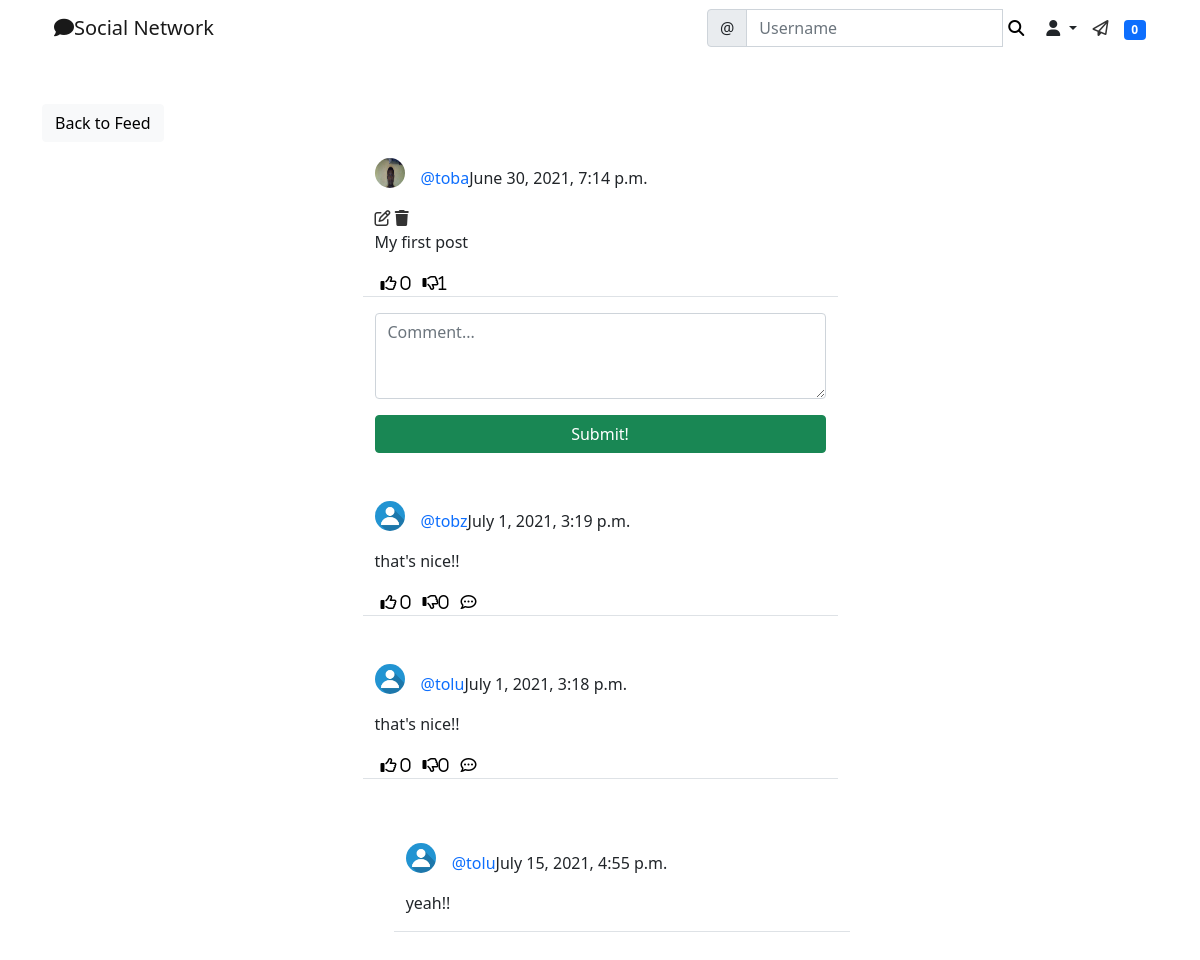
The app's page /social/post/1/ (signed in) with its own data.
### social/models.py (models this page shows)
class Post(models.Model):
    body = models.TextField()
    image = models.ImageField(upload_to= 'uploads/post_photos', blank=True, null=True)
    created_on = models.DateTimeField(default=timezone.now)
    author = models.ForeignKey(User, on_delete=models.CASCADE)
    likes = models.ManyToManyField(User, blank=True, related_name='likes')
    dislikes = models.ManyToManyField(User, blank=True, related_name='dislikes')

class UserProfile(models.Model):
    user = models.OneToOneField(User, primary_key=True, verbose_name='user', related_name='profile', on_delete=models.CASCADE)
    name = models.CharField(max_length=30, blank=True, null=True)
    bio = models.TextField(max_length=500, blank=True, null=True)
    birth_date = models.DateField(blank=True, null=True)
    location = models.CharField(max_length=100, blank=True, null=True)
    picture = models.ImageField(upload_to='uploads/profile_pictures', default='uploads/profile_pictures/default.png', blank= True)
    followers = models.ManyToManyField(User, blank=True, related_name='followers')

class Comment(models.Model):
    comment = models.TextField()
    created_on = models.DateTimeField(default=timezone.now)
    author = models.ForeignKey(User, on_delete=models.CASCADE)
    post = models.ForeignKey('Post', on_delete=models.CASCADE)
    likes = models.ManyToManyField(User, blank=True, related_name='comment_likes')
    dislikes = models.ManyToManyField(User, blank=True, related_name='comment_dislikes')
    parent = models.ForeignKey('self', on_delete=models.CASCADE, blank=True, null=True, related_name='+')
    @property
    def children(self):
        return Comment.objects.filter(parent=self).order_by('-created_on').all()
    @property
    def is_parent(self):
        if self.parent is None:
            return True
        return False

### social/views.py (the view, shortened to what this page needs)
# urls.py: path('post/<int:pk>/', PostDetailView.as_view(), name='post-detail'),
class PostDetailView(LoginRequiredMixin, View):
    def get(self, request, pk, *args, **kwargs):
        post = Post.objects.get(pk=pk)
        form = CommentForm()
        comments = Comment.objects.filter(post= post).order_by('-created_on')
        context= {
            'post': post,
            'form': form,
            'comments': comments,
        }
        return render(request, 'social/post_detail.html', context)

### social/forms.py
class CommentForm(forms.ModelForm):
    comment = forms.CharField(
        label= '',
        widget= forms.Textarea(attrs={
            'rows': 3,
            'placeholder': 'Comment...'
        })
    )
    class Meta:
        model = Comment
        fields = ['comment']

### landing/templatetags/custom_tags.py (called while the page is built)
@register.inclusion_tag('social/show_notifications.html', takes_context=True)
def show_notifications(context):
    request_user = context['request'].user
    notifications = Notification.objects.filter(to_user=request_user).exclude(user_has_seen=True).order_by('-date')
    return {'notifications':notifications}

### social/templates/social/post_detail.html (shortened to what this page needs)
{% extends 'landing/base.html' %}
{% load crispy_forms_tags %}
{% load static %}
{% block content %}
<div class="container">
    <div class="row mt-5">
        <div class="col-md-5 col-sm-6">
           <a href="{% url 'post-list' %}" class="btn btn-light">Back to Feed</a>
        </div>
    </div>
    <div class="row justify-content-center mt-3">
        <div class="col-md-5 col-sm-12 border-bottom">
                <div>
                    <a href="{% url 'profile' post.author.profile.pk %}">
                        <img class="rounded-circle post-img" height="30" width="30"
                        src="{{ post.author.profile.picture.url }}" alt="profile picture">
                    </a>
                    <p class="post-text">
                        <a href="{% url 'profile' post.author.profile.pk %}"
                        class="text-primary post-link">@{{ post.author }}</a>{{ post.created_on }}
                    </p>
                </div>
                {% if request.user == post.author %}
                    <a href="{% url 'post-edit' post.pk %}" class="edit-color"> <i class="far fa-edit"></i></a>
                    <a href="{% url 'post-delete' post.pk %}" class="edit-color"> <i class="fas fa-trash"></i></a>
                {% endif %}
            <p>{{ post.body }}</p>
            <div class="d-flex flex-row">
                <form method="POST" action="{% url 'like' post.pk %}">
                    <button class="remove-default-btn" type="submit">
                        <i class="far fa-thumbs-up"> <span> {{ post.likes.all.count }}</span></i>
                    </button>
                </form>
                <form method="POST" action="{% url 'dislike' post.pk %}">
                    <button class="remove-default-btn" type="submit">
                        <i class="far fa-thumbs-down">{{ post.dislikes.all.count }}</i>
                    </button>
                </form>
            </div>
        </div>
    </div>
    <div class="row justify-content-center mt-3 mb-5">
        <div class="col-md-5 col-sm-12">
           <form action="" method="POST">
               {{ form | crispy }}
               <div class="d-grid gap-2">
                   <button class="btn btn-success mt-3">Submit!</button>
               </div>
           </form>
        </div>
    </div>
    {% for comment in comments %}
    {% if comment.is_parent %}
    <div class="row justify-content-center mt-3 mb-5">
        <div class="col-md-5 col-sm-12 border-bottom">
                <div>
                    <a href="{% url 'profile' comment.author.profile.pk %}">
                        <img class="rounded-circle post-img" height="30" width="30"
                        src="{{ comment.author.profile.picture.url }}" alt="profile picture">
                    </a>
                    <p class="post-text">
                        <a href="{% url 'profile' comment.author.profile.pk %}"
                        class="text-primary post-link">@{{ comment.author }}</a>{{ comment.created_on }}
                    </p>
                </div>
                <p>{{ comment.comment }}</p>
            <div class="d-flex flex-row">
                <form method="POST" action="{% url 'comment-like' post.pk comment.pk %}">
                    <button class="remove-default-btn" type="submit">
                        <i class="far fa-thumbs-up"> <span> {{ comment.likes.all.count }}</span></i>
                    </button>
                </form>
                <form method="POST" action="{% url 'comment-dislike' post.pk comment.pk %}">
                    <button class="remove-default-btn" type="submit">
                        <i class="far fa-thumbs-down">{{ comment.dislikes.all.count }}</i>
                    </button>
                </form>
                <div>
                    <button class="remove-default-btn"><i class="far fa-comment-dots"
                         onclick="commentReplyToggle('{{ comment.pk }}')"></i></button>
                </div>
            </div>
        </div>
    </div>
    {% for child_comment in comment.children %}
        <div class="row justify-content-center mt-3 mb-5 child-comment">
            <div class="col-md-5 col-sm-12 border-bottom">
                <p>
                    <div>
                        <a href="{% url 'profile' child_comment.author.profile.pk %}">
                            <img class="rounded-circle post-img" height="30" width="30"
                            src="{{ child_comment.author.profile.picture.url }}" alt="profile picture">
                        </a>
                        <p class="post-text">
                            <a href="{% url 'profile' child_comment.author.profile.pk %}"
                            class="text-primary post-link">@{{ child_comment.author }}</a>{{ child_comment.created_on }}
                        </p>
                    </div>
                </p>
                <p>{{ child_comment.comment }}</p>
            </div>
        </div>
    {% endfor %}
    {% endif %}
    {% endfor %}
</div>
{% endblock content %}

### static/styles.css (style rules this page uses)
.remove-default-btn { background-color: transparent; border: none; box-shadow: none; }
.edit-color { color: #333; }
.post-link { text-decoration: none; }
.post-text { padding-top: 0.5rem; }
.post-img { float: left; margin-right: 1rem; }
.child-comment { margin-left: 2rem; }

### records on screen
Post: author.profile.picture (picture), author "toba", created_on "June 30, 2021, 7:14 p.m.", body "My first post", likes.all.count "0", dislikes.all.count "1"
Comment: author.profile.picture (placeholder picture), author "tobz", created_on "July 1, 2021, 3:19 p.m.", comment "that's nice!!", likes.all.count "0", dislikes.all.count "0"
Comment: author.profile.picture (placeholder picture), author "tolu", created_on "July 1, 2021, 3:18 p.m.", comment "that's nice!!", likes.all.count "0", dislikes.all.count "0"
Comment: author.profile.picture (placeholder picture), author "tolu", created_on "July 15, 2021, 4:55 p.m.", comment "yeah!!"

### other values on screen
{{ notifications.count }} "0"
